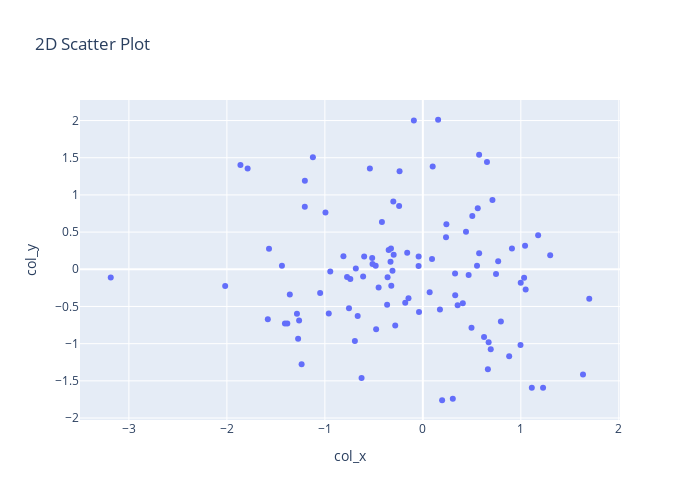

Source (notebook cell):
### Markdown cell above
***@Author: Ranjith G C***
<br>
***@Date: 2021-07-15***
<br>
***@Last Modified by: Ranjith G C***
<br>
***@Last Modified time: 2021-07-15***
<br>
***@Title : Program Aim to draw a scatterplot for random 100 for x and y coordinates.***

### Code cell
import numpy as np
import pandas as pd
import plotly.express as px
from pylab import randn

x = randn(100)
y = randn(100)
df = pd.DataFrame({
    'col_x':x, 'col_y':y
})
df.head()

fig = px.scatter(df, x='col_x', y='col_y',
                 width=700, height=500,
                 title="2D Scatter Plot")
fig.show()
